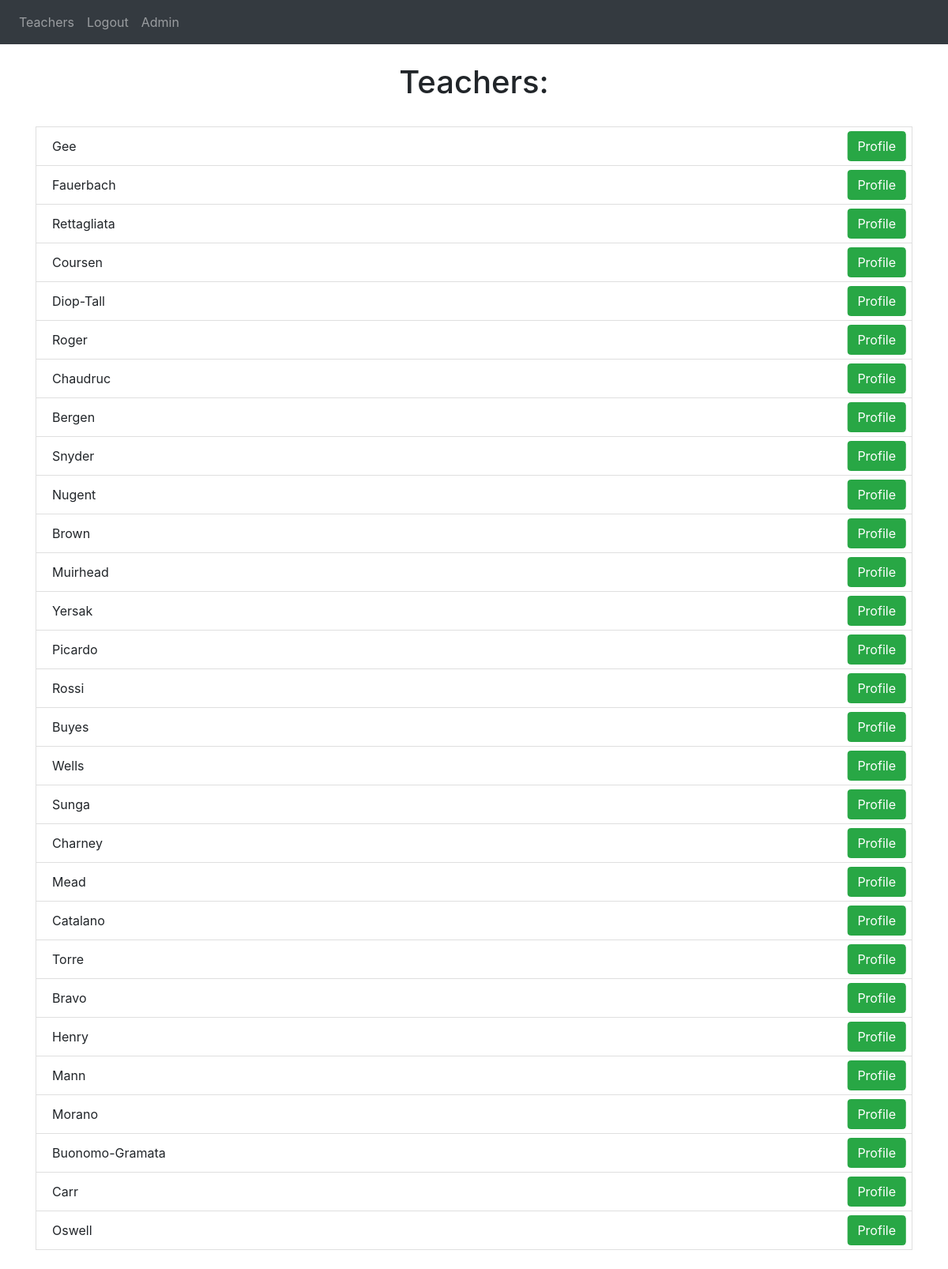
Screenshot of / (signed in) with the database file from the repository.
### website/models.py (models this page shows)
class Teacher(db.Model, UserMixin):
  id = db.Column(db.Integer, primary_key=True)
  first_name = db.Column(db.String(150))
  last_name = db.Column(db.String(150))
  course = db.Column(db.String(150))
  reviews = db.relationship('Review')
  ratings = db.relationship('Rating')

### website/views.py (the view, shortened to what this page needs)
@views.route('/', methods=['GET', 'POST'])
@login_required
def home():
  teachers = Teacher.query.all()
  return render_template("home.html", user=current_user, teachers=teachers)

### website/__init__.py (called while the page is built)
def create_app():
  app = Flask(__name__)
  app.config['SECRET_KEY'] = 'encrypt'
  app.config['SQLALCHEMY_DATABASE_URI'] = f'sqlite:///{DB_NAME}'
  db.init_app(app)
  from .views import views
  from .auth import auth
  app.register_blueprint(views, url_prefix = '/')
  app.register_blueprint(auth, url_prefix='/')
  from .models import User, Game
  if not path.exists('instance/' + DB_NAME):
    with app.app_context():
      db.create_all()
    print("DB created")
  login_manager = LoginManager()
  login_manager.login_view = 'auth.login'
  login_manager.init_app(app)
  @login_manager.user_loader
  def load_user(id):
    print(User.query.get(int(id)))
    return User.query.get(int(id))
  return app

### website/templates/home.html (shortened to what this page needs)
{% extends "base.html" %} {% block title %}Home{% endblock %}
{% block content %}
<br />
<h1 align="center">Teachers:</h1>
<br />
{% for teacher in teachers %}
  <li class="list-group-item">
    <form method="POST">
      {{ teacher.last_name }}
      <div class="center">
        <button type="submit" class="btn btn-success float-right" name="submit" value="accept">Profile</button>
      </div>
    </form>
  </li>
{% endfor %}
<br />
{% endblock %}

### website/templates/home.html (style rules this page uses)
.center { margin: 0; position: absolute; top: 50%; left: 96%; -ms-transform: translate(-50%, -50%); transform: translate(-50%, -50%); }

### rows the page displays
Teacher: last_name "Gee"
Teacher: last_name "Fauerbach"
Teacher: last_name "Rettagliata"
Teacher: last_name "Coursen"
Teacher: last_name "Diop-Tall"
Teacher: last_name "Roger"
Teacher: last_name "Chaudruc"
Teacher: last_name "Bergen"
Teacher: last_name "Snyder"
Teacher: last_name "Nugent"
Teacher: last_name "Brown"
Teacher: last_name "Muirhead"
Teacher: last_name "Yersak"
Teacher: last_name "Picardo"
Teacher: last_name "Rossi"
Teacher: last_name "Buyes"
Teacher: last_name "Wells"
Teacher: last_name "Sunga"
Teacher: last_name "Charney"
Teacher: last_name "Mead"
Teacher: last_name "Catalano"
Teacher: last_name "Torre"
Teacher: last_name "Bravo"
Teacher: last_name "Henry"
Teacher: last_name "Mann"
Teacher: last_name "Morano"
Teacher: last_name "Buonomo-Gramata"
Teacher: last_name "Carr"
Teacher: last_name "Oswell"
